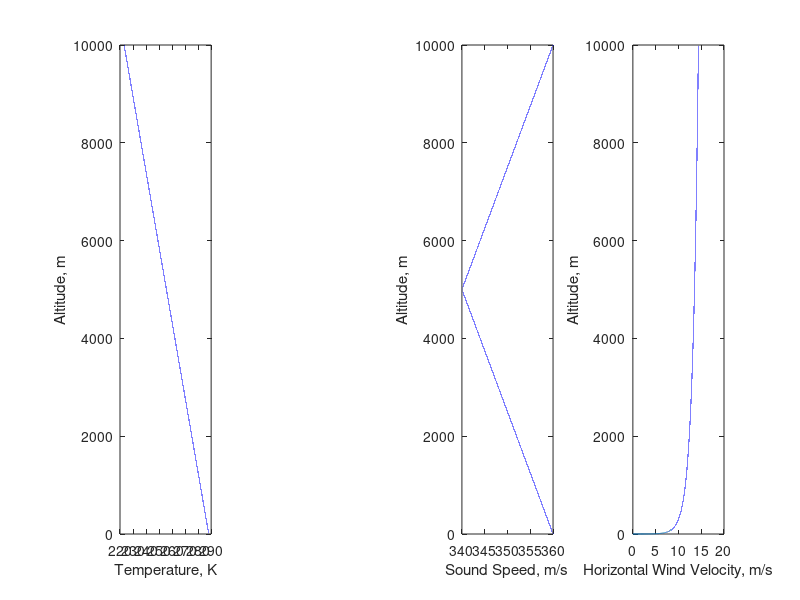
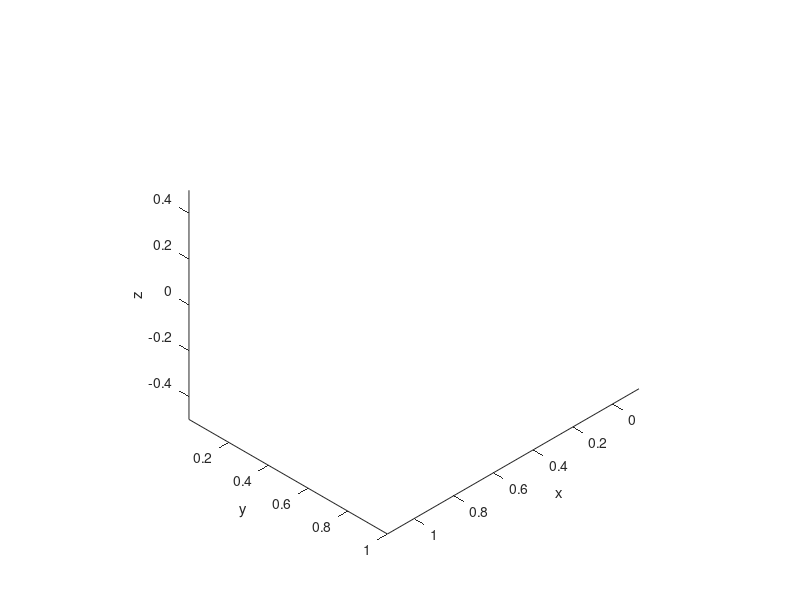

Here is the MATLAB script that generated these plots, in order: (Note: this script raises an error after producing the figures.)
%%
% FINAL PROJECT: AIRCRAFT NOISE RAY TRACING 3D
% AA201B STANFORD SPRING 2023
% ROBERT COLLINS

%% SETUP
clear; 
% close all;

%% SIMULATION PARAMETERS
dz = 0.1; % m
dt = 0.1; %s

z_range = [0, 10000]; %m
x_range = [-1000, 1000]; %m
y_range = [-1000, 1000];
t_max = 500; %s

%% PHYSICAL PARAMETERS
% Physical Constants
%   Schafer and Vorlander
% temperature gradient
T_0 = 288.15; % Reference sea level temperature, K
L_b = 0.0065; % Temperature lapse rate, K/m

gamma= 1.4; % adiabatic index
R = 287.058; % molar gas constant, dry air, m2/s2

% velocity gradient
% https://en.wikipedia.org/wiki/Log_wind_profile
% https://en.wikipedia.org/wiki/Wind_profile_power_law

% Karman Constant
kar = 0.40; 

% Surface roughness, m 
% https://en.wikipedia.org/wiki/Roughness_length
z_0 = 0.1; 

% Friction velocity
% made this up for now
v_s = 0.05;

%% DEFINE ENVIRONMENT
z = linspace(z_range(1), z_range(2), (diff(z_range))/dz + 1)';
t = linspace(0, t_max, (t_max)/dt + 1)';

% temperature profile
T = T_0 - L_b * z;

% velocity profile
% TODO: ADD POWER LAW ABOVE ~1000M?
vx= v_s/kar .* log(z/z_0)* 10;
vx(z<z_0) = 0;

v = [vx, zeros(size(vx)), zeros(size(vx))]; % x, y, z

% sound speed profile
% c = sqrt(gamma * R * T);
c = -sawtooth(2*pi*z/max(z), 1/2)*10 + 350;
%c = 343*ones(size(z));

% compute derivatives of profiles
v_dz = [zeros(1,3); diff(v,1,1)/dz];
c_dz = [0; diff(c)/dz];

%% INITIAL PLOTTING
% Plot environmental profile
figure(1); clf;
subplot(1,4,1)
plot(T,z)
xlabel('Temperature, K')
ylabel('Altitude, m')

subplot(1,4,3)
plot(c,z)
xlabel('Sound Speed, m/s')
ylabel('Altitude, m')

subplot(1,4,4)
plot(vx,z)
xlabel('Horizontal Wind Velocity, m/s')
ylabel('Altitude, m')

%% RAY TRACE

% 
n_rays_theta = 4;
n_rays_phi = 4;

% ray angle rel2 positive x
la_theta = linspace(17/32*pi, 3/4*pi, n_rays_theta);
la_phi = linspace(0, 2*pi, n_rays_phi+1);
la_phi = la_phi(1:end-1);

r_0 = [0,0,5000];

figure(2); clf; hold on
ax = gca();
axis equal
view([1 1 1])
xlabel('x')
ylabel('y')
zlabel('z')

r = zeros(size(t,1), 3, n_rays_theta, n_rays_phi);
r(1,:,:,:) = repmat(r_0, 1, 1, n_rays_theta, n_rays_phi);

plot_array = cell(n_rays_theta, n_rays_phi);

cmap = parula(n_rays_theta);

for ii_phi = 1:n_rays_phi
for ii_theta = 1:n_rays_theta
    plot_array{ii_theta, ii_phi} = plot3( ...
        r(:,1,ii_theta,ii_phi), ...
        r(:,2,ii_theta,ii_phi), ...
        r(:,3,ii_theta,ii_phi), ...
        'Color', cmap(ii_theta, :) ...
    );
end
end

for ii_phi = 1:n_rays_phi
for ii_theta = 1:n_rays_theta

    % initialize ray vector
    % r = zeros(size(t, 1), 3);
    % n = zeros(size(t, 1), 3);

    % initial ray normal 
    n = [
        sin(la_theta(ii_theta))*cos(la_phi(ii_phi)) ...
        sin(la_theta(ii_theta))*sin(la_phi(ii_phi)) ...
        cos(la_theta(ii_theta))
    ]; % x, y ,z

    % compute starting ii_z
    [~, ii_z] = min(abs(z-r(1, 3)));

    % compute initial slowness vector
    s = n ./ (c(ii_z) + n * v(ii_z,:)');
    
    % compute slowness perp and omega vec
    s_perp = s(1:2);
    s_z = s(3);
    omega = 1 - v(:,1:2) * s(1:2)';
    
    % compute slowness z derivative
    sz_dt = - omega ./ c .* c_dz - v_dz(:,1:2) * s_perp'; 

    % iterate thru time
    for ii_t = 1:size(t,1)-1
        % get current ii_z 
        [~, ii_z] = min(abs(z-r(ii_t, 3, ii_theta, ii_phi)));
        
        if ii_z == 1 || ii_z == size(z, 1)
            % r = r(1:ii_t, :);
            break
        end

        % EULER METHOD
        % current values
        % sz_dt = - omega(ii_z)./c(ii_z) * c_dz(ii_z) - s(1:2) * v_dz(ii_z,1:2)';
        
        % advance values (euler method)
        r(ii_t+1, :, ii_theta, ii_phi) = r(ii_t,:, ii_theta, ii_phi) + ...
            (c(ii_z).^2 / omega(ii_z) .* [s_perp, s_z] + v(ii_z,:)) .* dt;
        s_z = s_z + sz_dt(ii_z) * dt;

        % advance values (RK4)
        
        % compute next s_z
        % z_1 = z(ii_z);
        % a_1 = g(ii_z);
        % 
        % z_2 = z_1 + dt* a_1/2;
        % [~, ii_z2] = min(abs(z-z_2));
        % a_2 = g(ii_z2);
        % 
        % z_3 = z_1 + dt* a_2/2;
        % [~, ii_z3] = min(abs(z-z_3));
        % a_3 = g(ii_z3);   
        % 
        % z_4 = z_1 + dt* a_3;
        % [~, ii_z4] = min(abs(z-z_4));
        % a_4 = g(ii_z4);
        % 
        % s_next = s;
        % s_next(3) = s(3) + dt/6 * (a_1 + 2*a_2 + 2*a_3 + a_4);
        % s_h = 1/2*(s+s_next);
        % 
        % % compute next r
        % b_1 = c(ii_z).^2 / omega(ii_z) * s + v(ii_z,:);
        % 
        % z_2 = z_1 + dt* b_1(3)/2;
        % [~, ii_z2] = min(abs(z-z_2));
        % b_2 = c(ii_z2).^2 / omega(ii_z2) * s_h + v(ii_z2,:);
        % 
        % z_2 = z_1 + dt* b_2(3)/2;
        % [~, ii_z3] = min(abs(z-z_2));
        % b_3 = c(ii_z3).^2 / omega(ii_z3) * s_h + v(ii_z3,:);
        % 
        % z_4 = z_1 + dt* b_3(3);
        % [~, ii_z4] = min(abs(z-z_4));
        % b_4 = c(ii_z4).^2 / omega(ii_z4) * s_next + v(ii_z4,:);
        % 
        % r_next = r(ii_t,:) + dt/6 * (b_1 + 2*b_2 + 2*b_3 + b_4);

        % % advance values
        % s = s_next;
        % r(ii_t+1, :) = r_next;

        % update plot
        plot_array{ii_theta, ii_phi}.XData(ii_t) = r(ii_t, 1, ii_theta, ii_phi);
        plot_array{ii_theta, ii_phi}.YData(ii_t) = r(ii_t, 2, ii_theta, ii_phi);
        plot_array{ii_theta, ii_phi}.ZData(ii_t) = r(ii_t, 3, ii_theta, ii_phi);
        %pause(0.0001)
    end

end
end

